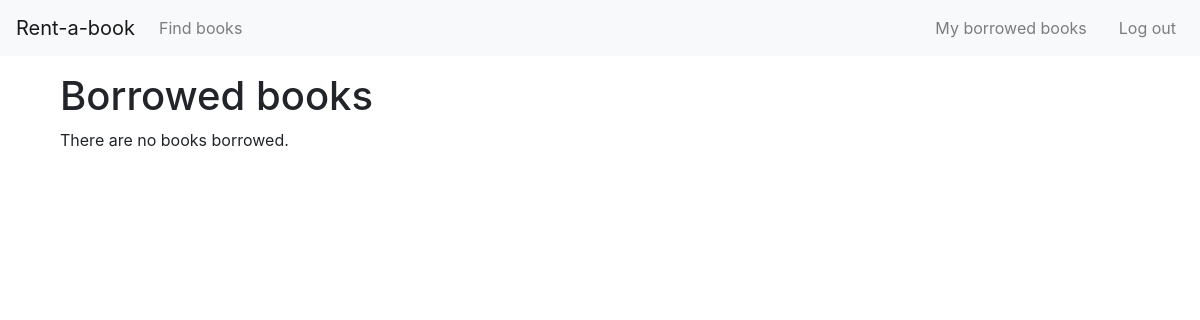
/mybooks/ (signed in), run on an earlier commit of the app's database.
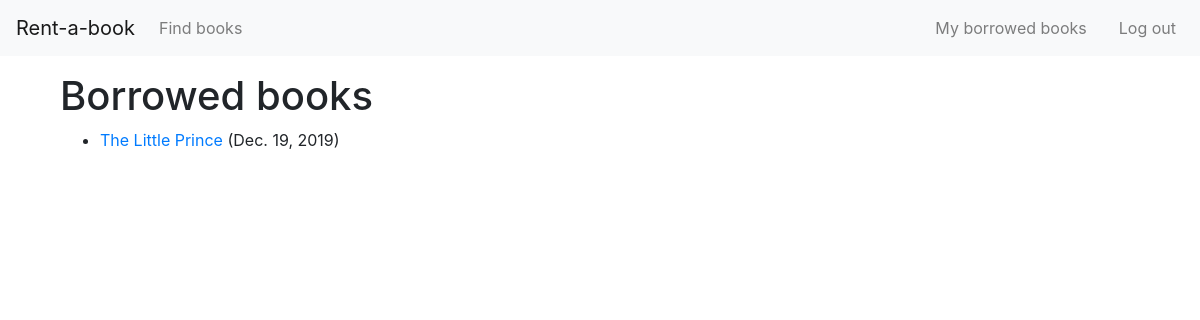
And on a later commit of the database.
### rentabook/models.py (models this page shows, shortened)
class BookInstance(models.Model):
    created_by = models.ForeignKey(User, on_delete=models.SET_NULL, null=True, related_name="owner")
    borrower = models.ForeignKey(User, on_delete=models.SET_NULL, null=True, blank=True, related_name="borrower")
    cover = models.ImageField(upload_to='images/', blank=True)
    def cover_tag(self):
        if self.cover:
            return mark_safe('<img src="%s" style="width: 45px; height: 60px;" />' % self.cover.url)
        else:
            return 'No Cover Found'
    cover_tag.short_description = 'Cover'
    title = models.CharField(max_length=255, help_text='Enter book title')
    author = models.CharField(max_length=255, help_text='Enter book author')
    genre = models.ManyToManyField(Genre, help_text='Select a genre for this book')
    summary = models.TextField(
        blank=True,
        max_length=1000,
        help_text='Enter a brief description of the book')
    condition_choices = [
        ('1', 'Like New'),
        ('2', 'Good'),
        ('3', 'Fair'),
    ]
    condition = models.CharField(
        choices=condition_choices,
        max_length=1,
        blank=False,
        default='p')
    price_choices = [(i, i) for i in range (10, 60, 10)]
    price = models.IntegerField(choices=price_choices, default=10)
    due_back = models.DateField(null=True, blank=True)
    LOAN_STATUS = (
        ('o', 'On loan'),
        ('a', 'Available'),
        ('r', 'Reserved'),
    )
    status = models.CharField(
        max_length=1,
        choices=LOAN_STATUS,
        blank=True,
        default='a',
        help_text='Book availability',
    )
    class Meta:
        ordering = ['due_back']
    def display_genre(self):
        """Create a string for the Genre. This is required to display genre in Admin."""
        return ', '.join(genre.name for genre in self.genre.all()[:3])
    display_genre.short_description = 'Genre'
    @property
    def is_overdue(self):
        if self.due_back and date.today() > self.due_back:
            return True
        return False

### rentabook/views.py (the view)
# urls.py: path('mybooks/', views.LoanedBooksByUserListView.as_view(), name='my-borrowed'),
class LoanedBooksByUserListView(LoginRequiredMixin,generic.ListView):
    model = BookInstance
    template_name ='rentabook/my_borrowed.html'
    paginate_by = 10
    def get_queryset(self):
        return BookInstance.objects.filter(borrower=self.request.user).filter(status__exact='o').order_by('due_back')

### rentabook/templates/rentabook/my_borrowed.html
{% extends "base_generic.html" %}
{% block main %}
<h1>Borrowed books</h1>
{% if bookinstance_list %}
<ul>
    {% for bookinst in bookinstance_list %}
    <li class="{% if bookinst.is_overdue %}text-danger{% endif %}">
        <a href="{% url 'book-detail' bookinst.pk %}">{{bookinst.title}}</a> ({{ bookinst.due_back }})
    </li>
    {% endfor %}
</ul>
{% else %}
<p>There are no books borrowed.</p>
{% endif %}
{% endblock %}

What changed in the data, as far as the page shows it:
added BookInstance: title "The Little Prince", due_back "Dec. 19, 2019"
Also different on the page:
text no longer shown: "There are no books borrowed."
